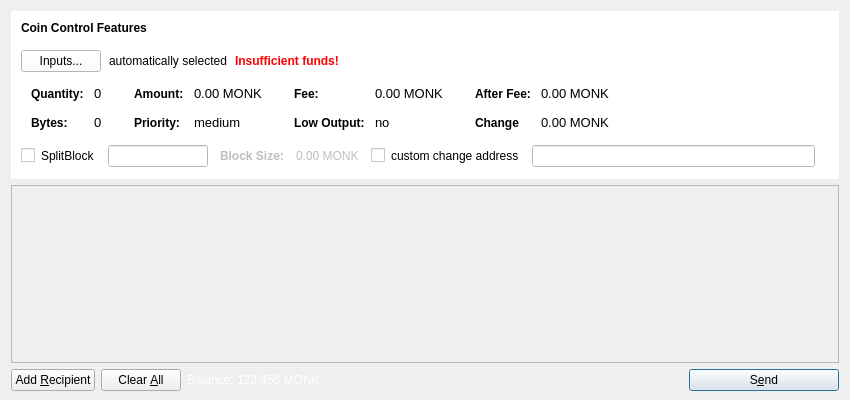
<?xml version="1.0" encoding="UTF-8"?>
<ui version="4.0">
 <class>SendCoinsDialog</class>
 <widget class="QDialog" name="SendCoinsDialog">
  <property name="geometry">
   <rect>
    <x>0</x>
    <y>0</y>
    <width>850</width>
    <height>400</height>
   </rect>
  </property>
  <property name="windowTitle">
   <string>Send Coins</string>
  </property>
  <property name="styleSheet">
   <string notr="true"/>
  </property>
  <layout class="QVBoxLayout" name="verticalLayout" stretch="0,1,0">
   <property name="bottomMargin">
    <number>9</number>
   </property>
   <item>
    <widget class="QFrame" name="frameCoinControl">
     <property name="sizePolicy">
      <sizepolicy hsizetype="Expanding" vsizetype="Expanding">
       <horstretch>0</horstretch>
       <verstretch>0</verstretch>
      </sizepolicy>
     </property>
     <property name="maximumSize">
      <size>
       <width>16777215</width>
       <height>16777215</height>
      </size>
     </property>
     <property name="styleSheet">
      <string notr="true">background:#fff;
border-color: #333;</string>
     </property>
     <property name="frameShape">
      <enum>QFrame::NoFrame</enum>
     </property>
     <property name="frameShadow">
      <enum>QFrame::Plain</enum>
     </property>
     <property name="lineWidth">
      <number>0</number>
     </property>
     <layout class="QVBoxLayout" name="verticalLayoutCoinControl2">
      <property name="spacing">
       <number>6</number>
      </property>
      <property name="leftMargin">
       <number>0</number>
      </property>
      <property name="topMargin">
       <number>0</number>
      </property>
      <property name="rightMargin">
       <number>0</number>
      </property>
      <property name="bottomMargin">
       <number>6</number>
      </property>
      <item>
       <layout class="QVBoxLayout" name="verticalLayoutCoinControl" stretch="0,0,0,0,1">
        <property name="spacing">
         <number>0</number>
        </property>
        <property name="leftMargin">
         <number>10</number>
        </property>
        <property name="topMargin">
         <number>10</number>
        </property>
        <property name="bottomMargin">
         <number>5</number>
        </property>
        <item>
         <layout class="QHBoxLayout" name="horizontalLayoutCoinControl1">
          <property name="bottomMargin">
           <number>15</number>
          </property>
          <item>
           <widget class="QLabel" name="labelCoinControlFeatures">
            <property name="sizePolicy">
             <sizepolicy hsizetype="Preferred" vsizetype="Maximum">
              <horstretch>0</horstretch>
              <verstretch>0</verstretch>
             </sizepolicy>
            </property>
            <property name="font">
             <font>
              <family>Ubuntu</family>
              <weight>75</weight>
              <bold>true</bold>
             </font>
            </property>
            <property name="styleSheet">
             <string notr="true">QLabel { color: #000000; border: none;}</string>
            </property>
            <property name="text">
             <string>Coin Control Features</string>
            </property>
           </widget>
          </item>
         </layout>
        </item>
        <item>
         <layout class="QHBoxLayout" name="horizontalLayoutCoinControl2" stretch="0,0,0,0">
          <property name="spacing">
           <number>8</number>
          </property>
          <property name="bottomMargin">
           <number>10</number>
          </property>
          <item>
           <widget class="QPushButton" name="pushButtonCoinControl">
            <property name="styleSheet">
             <string notr="true"/>
            </property>
            <property name="text">
             <string>Inputs...</string>
            </property>
           </widget>
          </item>
          <item>
           <widget class="QLabel" name="labelCoinControlAutomaticallySelected">
            <property name="font">
             <font>
              <family>Ubuntu</family>
             </font>
            </property>
            <property name="styleSheet">
             <string notr="true">QLabel { color: #000000; border: none;}</string>
            </property>
            <property name="text">
             <string>automatically selected</string>
            </property>
            <property name="margin">
             <number>5</number>
            </property>
           </widget>
          </item>
          <item>
           <widget class="QLabel" name="labelCoinControlInsuffFunds">
            <property name="font">
             <font>
              <weight>75</weight>
              <bold>true</bold>
             </font>
            </property>
            <property name="styleSheet">
             <string notr="true">color:red;font-weight:bold;</string>
            </property>
            <property name="text">
             <string>Insufficient funds!</string>
            </property>
            <property name="margin">
             <number>5</number>
            </property>
           </widget>
          </item>
          <item>
           <spacer name="horizontalSpacerCoinControl">
            <property name="orientation">
             <enum>Qt::Horizontal</enum>
            </property>
            <property name="sizeHint" stdset="0">
             <size>
              <width>40</width>
              <height>1</height>
             </size>
            </property>
           </spacer>
          </item>
         </layout>
        </item>
        <item>
         <widget class="QWidget" name="widgetCoinControl" native="true">
          <property name="sizePolicy">
           <sizepolicy hsizetype="Preferred" vsizetype="Preferred">
            <horstretch>0</horstretch>
            <verstretch>0</verstretch>
           </sizepolicy>
          </property>
          <property name="minimumSize">
           <size>
            <width>0</width>
            <height>0</height>
           </size>
          </property>
          <property name="styleSheet">
           <string notr="true"/>
          </property>
          <layout class="QHBoxLayout" name="horizontalLayoutCoinControl5">
           <property name="leftMargin">
            <number>0</number>
           </property>
           <property name="topMargin">
            <number>0</number>
           </property>
           <property name="rightMargin">
            <number>0</number>
           </property>
           <property name="bottomMargin">
            <number>0</number>
           </property>
           <item>
            <layout class="QHBoxLayout" name="horizontalLayoutCoinControl3" stretch="0,0,0,1">
             <property name="spacing">
              <number>20</number>
             </property>
             <property name="topMargin">
              <number>0</number>
             </property>
             <property name="bottomMargin">
              <number>10</number>
             </property>
             <item>
              <layout class="QFormLayout" name="formLayoutCoinControl1">
               <property name="horizontalSpacing">
                <number>10</number>
               </property>
               <property name="verticalSpacing">
                <number>14</number>
               </property>
               <property name="leftMargin">
                <number>10</number>
               </property>
               <property name="topMargin">
                <number>4</number>
               </property>
               <property name="rightMargin">
                <number>6</number>
               </property>
               <item row="0" column="0">
                <widget class="QLabel" name="labelCoinControlQuantityText">
                 <property name="font">
                  <font>
                   <family>Ubuntu</family>
                   <weight>75</weight>
                   <bold>true</bold>
                  </font>
                 </property>
                 <property name="styleSheet">
                  <string notr="true">QLabel { color: #000000; border: none;}</string>
                 </property>
                 <property name="text">
                  <string>Quantity:</string>
                 </property>
                 <property name="margin">
                  <number>0</number>
                 </property>
                </widget>
               </item>
               <item row="0" column="1">
                <widget class="QLabel" name="labelCoinControlQuantity">
                 <property name="font">
                  <font>
                   <family>Ubuntu</family>
                   <pointsize>10</pointsize>
                  </font>
                 </property>
                 <property name="cursor">
                  <cursorShape>IBeamCursor</cursorShape>
                 </property>
                 <property name="contextMenuPolicy">
                  <enum>Qt::ActionsContextMenu</enum>
                 </property>
                 <property name="styleSheet">
                  <string notr="true">QLabel { color: #000000; border: none;}</string>
                 </property>
                 <property name="text">
                  <string>0</string>
                 </property>
                 <property name="margin">
                  <number>0</number>
                 </property>
                 <property name="textInteractionFlags">
                  <set>Qt::LinksAccessibleByMouse|Qt::TextSelectableByKeyboard|Qt::TextSelectableByMouse</set>
                 </property>
                </widget>
               </item>
               <item row="1" column="0">
                <widget class="QLabel" name="labelCoinControlBytesText">
                 <property name="font">
                  <font>
                   <family>Ubuntu</family>
                   <weight>75</weight>
                   <bold>true</bold>
                  </font>
                 </property>
                 <property name="styleSheet">
                  <string notr="true">QLabel { color: #000000; border: none;}</string>
                 </property>
                 <property name="text">
                  <string>Bytes:</string>
                 </property>
                </widget>
               </item>
               <item row="1" column="1">
                <widget class="QLabel" name="labelCoinControlBytes">
                 <property name="font">
                  <font>
                   <family>Ubuntu</family>
                   <pointsize>10</pointsize>
                  </font>
                 </property>
                 <property name="cursor">
                  <cursorShape>IBeamCursor</cursorShape>
                 </property>
                 <property name="contextMenuPolicy">
                  <enum>Qt::ActionsContextMenu</enum>
                 </property>
                 <property name="styleSheet">
                  <string notr="true">QLabel { color: #000000; border: none;}</string>
                 </property>
                 <property name="text">
                  <string>0</string>
                 </property>
                 <property name="textInteractionFlags">
                  <set>Qt::LinksAccessibleByMouse|Qt::TextSelectableByKeyboard|Qt::TextSelectableByMouse</set>
                 </property>
                </widget>
               </item>
              </layout>
             </item>
             <item>
              <layout class="QFormLayout" name="formLayoutCoinControl2">
               <property name="horizontalSpacing">
                <number>10</number>
               </property>
               <property name="verticalSpacing">
                <number>14</number>
               </property>
               <property name="leftMargin">
                <number>6</number>
               </property>
               <property name="topMargin">
                <number>4</number>
               </property>
               <property name="rightMargin">
                <number>6</number>
               </property>
               <item row="0" column="0">
                <widget class="QLabel" name="labelCoinControlAmountText">
                 <property name="font">
                  <font>
                   <family>Ubuntu</family>
                   <weight>75</weight>
                   <bold>true</bold>
                  </font>
                 </property>
                 <property name="styleSheet">
                  <string notr="true">QLabel { color: #000000; border: none;}</string>
                 </property>
                 <property name="text">
                  <string>Amount:</string>
                 </property>
                 <property name="margin">
                  <number>0</number>
                 </property>
                </widget>
               </item>
               <item row="0" column="1">
                <widget class="QLabel" name="labelCoinControlAmount">
                 <property name="font">
                  <font>
                   <family>Ubuntu</family>
                   <pointsize>10</pointsize>
                  </font>
                 </property>
                 <property name="cursor">
                  <cursorShape>IBeamCursor</cursorShape>
                 </property>
                 <property name="contextMenuPolicy">
                  <enum>Qt::ActionsContextMenu</enum>
                 </property>
                 <property name="styleSheet">
                  <string notr="true">QLabel { color: #000000; border: none;}</string>
                 </property>
                 <property name="text">
                  <string>0.00 MONK</string>
                 </property>
                 <property name="textInteractionFlags">
                  <set>Qt::LinksAccessibleByMouse|Qt::TextSelectableByKeyboard|Qt::TextSelectableByMouse</set>
                 </property>
                </widget>
               </item>
               <item row="1" column="0">
                <widget class="QLabel" name="labelCoinControlPriorityText">
                 <property name="font">
                  <font>
                   <family>Ubuntu</family>
                   <weight>75</weight>
                   <bold>true</bold>
                  </font>
                 </property>
                 <property name="styleSheet">
                  <string notr="true">QLabel { color: #000000; border: none;}</string>
                 </property>
                 <property name="text">
                  <string>Priority:</string>
                 </property>
                </widget>
               </item>
               <item row="1" column="1">
                <widget class="QLabel" name="labelCoinControlPriority">
                 <property name="font">
                  <font>
                   <family>Ubuntu</family>
                   <pointsize>10</pointsize>
                  </font>
                 </property>
                 <property name="cursor">
                  <cursorShape>IBeamCursor</cursorShape>
                 </property>
                 <property name="contextMenuPolicy">
                  <enum>Qt::ActionsContextMenu</enum>
                 </property>
                 <property name="styleSheet">
                  <string notr="true">QLabel { color: #000000; border: none;}</string>
                 </property>
                 <property name="text">
                  <string>medium</string>
                 </property>
                 <property name="textInteractionFlags">
                  <set>Qt::LinksAccessibleByMouse|Qt::TextSelectableByKeyboard|Qt::TextSelectableByMouse</set>
                 </property>
                </widget>
               </item>
              </layout>
             </item>
             <item>
              <layout class="QFormLayout" name="formLayoutCoinControl3">
               <property name="horizontalSpacing">
                <number>10</number>
               </property>
               <property name="verticalSpacing">
                <number>14</number>
               </property>
               <property name="leftMargin">
                <number>6</number>
               </property>
               <property name="topMargin">
                <number>4</number>
               </property>
               <property name="rightMargin">
                <number>6</number>
               </property>
               <item row="0" column="0">
                <widget class="QLabel" name="labelCoinControlFeeText">
                 <property name="font">
                  <font>
                   <family>Ubuntu</family>
                   <weight>75</weight>
                   <bold>true</bold>
                  </font>
                 </property>
                 <property name="styleSheet">
                  <string notr="true">QLabel { color: #000000; border: none;}</string>
                 </property>
                 <property name="text">
                  <string>Fee:</string>
                 </property>
                 <property name="margin">
                  <number>0</number>
                 </property>
                </widget>
               </item>
               <item row="0" column="1">
                <widget class="QLabel" name="labelCoinControlFee">
                 <property name="font">
                  <font>
                   <family>Ubuntu</family>
                   <pointsize>10</pointsize>
                  </font>
                 </property>
                 <property name="cursor">
                  <cursorShape>IBeamCursor</cursorShape>
                 </property>
                 <property name="contextMenuPolicy">
                  <enum>Qt::ActionsContextMenu</enum>
                 </property>
                 <property name="styleSheet">
                  <string notr="true">QLabel { color: #000000; border: none;}</string>
                 </property>
                 <property name="text">
                  <string>0.00 MONK</string>
                 </property>
                 <property name="textInteractionFlags">
                  <set>Qt::LinksAccessibleByMouse|Qt::TextSelectableByKeyboard|Qt::TextSelectableByMouse</set>
                 </property>
                </widget>
               </item>
               <item row="1" column="0">
                <widget class="QLabel" name="labelCoinControlLowOutputText">
                 <property name="font">
                  <font>
                   <family>Ubuntu</family>
                   <weight>75</weight>
                   <bold>true</bold>
                  </font>
                 </property>
                 <property name="styleSheet">
                  <string notr="true">QLabel { color: #000000; border: none;}</string>
                 </property>
                 <property name="text">
                  <string>Low Output:</string>
                 </property>
                </widget>
               </item>
               <item row="1" column="1">
                <widget class="QLabel" name="labelCoinControlLowOutput">
                 <property name="font">
                  <font>
                   <family>Ubuntu</family>
                   <pointsize>10</pointsize>
                  </font>
                 </property>
                 <property name="cursor">
                  <cursorShape>IBeamCursor</cursorShape>
                 </property>
                 <property name="contextMenuPolicy">
                  <enum>Qt::ActionsContextMenu</enum>
                 </property>
                 <property name="styleSheet">
                  <string notr="true">QLabel { color: #000000; border: none;}</string>
                 </property>
                 <property name="text">
                  <string>no</string>
                 </property>
                 <property name="textInteractionFlags">
                  <set>Qt::LinksAccessibleByMouse|Qt::TextSelectableByKeyboard|Qt::TextSelectableByMouse</set>
                 </property>
                </widget>
               </item>
              </layout>
             </item>
             <item>
              <layout class="QFormLayout" name="formLayoutCoinControl4">
               <property name="horizontalSpacing">
                <number>10</number>
               </property>
               <property name="verticalSpacing">
                <number>14</number>
               </property>
               <property name="leftMargin">
                <number>6</number>
               </property>
               <property name="topMargin">
                <number>4</number>
               </property>
               <property name="rightMargin">
                <number>6</number>
               </property>
               <item row="0" column="0">
                <widget class="QLabel" name="labelCoinControlAfterFeeText">
                 <property name="font">
                  <font>
                   <family>Ubuntu</family>
                   <weight>75</weight>
                   <bold>true</bold>
                  </font>
                 </property>
                 <property name="styleSheet">
                  <string notr="true">QLabel { color: #000000; border: none;}</string>
                 </property>
                 <property name="text">
                  <string>After Fee:</string>
                 </property>
                 <property name="margin">
                  <number>0</number>
                 </property>
                </widget>
               </item>
               <item row="0" column="1">
                <widget class="QLabel" name="labelCoinControlAfterFee">
                 <property name="font">
                  <font>
                   <family>Ubuntu</family>
                   <pointsize>10</pointsize>
                  </font>
                 </property>
                 <property name="cursor">
                  <cursorShape>IBeamCursor</cursorShape>
                 </property>
                 <property name="contextMenuPolicy">
                  <enum>Qt::ActionsContextMenu</enum>
                 </property>
                 <property name="styleSheet">
                  <string notr="true">QLabel { color: #000000; border: none;}</string>
                 </property>
                 <property name="text">
                  <string>0.00 MONK</string>
                 </property>
                 <property name="textInteractionFlags">
                  <set>Qt::LinksAccessibleByMouse|Qt::TextSelectableByKeyboard|Qt::TextSelectableByMouse</set>
                 </property>
                </widget>
               </item>
               <item row="1" column="0">
                <widget class="QLabel" name="labelCoinControlChangeText">
                 <property name="font">
                  <font>
                   <family>Ubuntu</family>
                   <weight>75</weight>
                   <bold>true</bold>
                  </font>
                 </property>
                 <property name="styleSheet">
                  <string notr="true">QLabel { color: #000000; border: none;}</string>
                 </property>
                 <property name="text">
                  <string>Change</string>
                 </property>
                </widget>
               </item>
               <item row="1" column="1">
                <widget class="QLabel" name="labelCoinControlChange">
                 <property name="font">
                  <font>
                   <family>Ubuntu</family>
                   <pointsize>10</pointsize>
                  </font>
                 </property>
                 <property name="cursor">
                  <cursorShape>IBeamCursor</cursorShape>
                 </property>
                 <property name="contextMenuPolicy">
                  <enum>Qt::ActionsContextMenu</enum>
                 </property>
                 <property name="styleSheet">
                  <string notr="true">QLabel { color: #000000; border: none;}</string>
                 </property>
                 <property name="text">
                  <string>0.00 MONK</string>
                 </property>
                 <property name="textInteractionFlags">
                  <set>Qt::LinksAccessibleByMouse|Qt::TextSelectableByKeyboard|Qt::TextSelectableByMouse</set>
                 </property>
                </widget>
               </item>
              </layout>
             </item>
            </layout>
           </item>
          </layout>
         </widget>
        </item>
        <item>
         <layout class="QHBoxLayout" name="horizontalLayoutCoinControl4" stretch="0,0,0,0,0,0,0">
          <property name="spacing">
           <number>12</number>
          </property>
          <property name="sizeConstraint">
           <enum>QLayout::SetDefaultConstraint</enum>
          </property>
          <property name="topMargin">
           <number>5</number>
          </property>
          <property name="rightMargin">
           <number>5</number>
          </property>
          <item>
           <widget class="QCheckBox" name="splitBlockCheckBox">
            <property name="text">
             <string>SplitBlock</string>
            </property>
           </widget>
          </item>
          <item>
           <widget class="QLineEdit" name="splitBlockLineEdit">
            <property name="enabled">
             <bool>false</bool>
            </property>
            <property name="sizePolicy">
             <sizepolicy hsizetype="Fixed" vsizetype="Fixed">
              <horstretch>0</horstretch>
              <verstretch>0</verstretch>
             </sizepolicy>
            </property>
            <property name="maximumSize">
             <size>
              <width>100</width>
              <height>16777215</height>
             </size>
            </property>
           </widget>
          </item>
          <item>
           <widget class="QLabel" name="labelBlockSizeText">
            <property name="enabled">
             <bool>false</bool>
            </property>
            <property name="font">
             <font>
              <weight>75</weight>
              <bold>true</bold>
             </font>
            </property>
            <property name="text">
             <string>Block Size:</string>
            </property>
           </widget>
          </item>
          <item>
           <widget class="QLabel" name="labelBlockSize">
            <property name="enabled">
             <bool>false</bool>
            </property>
            <property name="text">
             <string>0.00 MONK</string>
            </property>
           </widget>
          </item>
          <item>
           <widget class="QCheckBox" name="checkBoxCoinControlChange">
            <property name="font">
             <font>
              <family>Ubuntu</family>
             </font>
            </property>
            <property name="styleSheet">
             <string notr="true">QLabel { color: #000000; border: none;}</string>
            </property>
            <property name="text">
             <string>custom change address</string>
            </property>
           </widget>
          </item>
          <item>
           <widget class="QLineEdit" name="lineEditCoinControlChange">
            <property name="enabled">
             <bool>false</bool>
            </property>
            <property name="sizePolicy">
             <sizepolicy hsizetype="Expanding" vsizetype="Fixed">
              <horstretch>0</horstretch>
              <verstretch>0</verstretch>
             </sizepolicy>
            </property>
           </widget>
          </item>
          <item>
           <widget class="QLabel" name="labelCoinControlChangeLabel">
            <property name="sizePolicy">
             <sizepolicy hsizetype="Preferred" vsizetype="Expanding">
              <horstretch>0</horstretch>
              <verstretch>0</verstretch>
             </sizepolicy>
            </property>
            <property name="minimumSize">
             <size>
              <width>0</width>
              <height>0</height>
             </size>
            </property>
            <property name="text">
             <string/>
            </property>
            <property name="margin">
             <number>3</number>
            </property>
           </widget>
          </item>
         </layout>
        </item>
        <item>
         <spacer name="verticalSpacerCoinControl">
          <property name="orientation">
           <enum>Qt::Vertical</enum>
          </property>
          <property name="sizeHint" stdset="0">
           <size>
            <width>800</width>
            <height>1</height>
           </size>
          </property>
         </spacer>
        </item>
       </layout>
      </item>
     </layout>
    </widget>
   </item>
   <item>
    <widget class="QScrollArea" name="scrollArea">
     <property name="frameShape">
      <enum>QFrame::StyledPanel</enum>
     </property>
     <property name="frameShadow">
      <enum>QFrame::Plain</enum>
     </property>
     <property name="lineWidth">
      <number>0</number>
     </property>
     <property name="widgetResizable">
      <bool>true</bool>
     </property>
     <widget class="QWidget" name="scrollAreaWidgetContents">
      <property name="geometry">
       <rect>
        <x>0</x>
        <y>0</y>
        <width>830</width>
        <height>149</height>
       </rect>
      </property>
      <layout class="QVBoxLayout" name="verticalLayout_2">
       <property name="leftMargin">
        <number>0</number>
       </property>
       <property name="topMargin">
        <number>0</number>
       </property>
       <property name="rightMargin">
        <number>0</number>
       </property>
       <property name="bottomMargin">
        <number>0</number>
       </property>
       <item>
        <layout class="QVBoxLayout" name="entries">
         <property name="spacing">
          <number>6</number>
         </property>
        </layout>
       </item>
       <item>
        <spacer name="verticalSpacer">
         <property name="orientation">
          <enum>Qt::Vertical</enum>
         </property>
         <property name="sizeHint" stdset="0">
          <size>
           <width>20</width>
           <height>40</height>
          </size>
         </property>
        </spacer>
       </item>
      </layout>
     </widget>
    </widget>
   </item>
   <item>
    <layout class="QHBoxLayout" name="horizontalLayout">
     <item>
      <widget class="QPushButton" name="addButton">
       <property name="toolTip">
        <string>Send to multiple recipients at once</string>
       </property>
       <property name="text">
        <string>Add &amp;Recipient</string>
       </property>
       <property name="icon">
        <iconset resource="../bitcoin.qrc">
         <normaloff>:/icons/add</normaloff>:/icons/add</iconset>
       </property>
       <property name="autoDefault">
        <bool>false</bool>
       </property>
      </widget>
     </item>
     <item>
      <widget class="QPushButton" name="clearButton">
       <property name="sizePolicy">
        <sizepolicy hsizetype="Minimum" vsizetype="Fixed">
         <horstretch>0</horstretch>
         <verstretch>0</verstretch>
        </sizepolicy>
       </property>
       <property name="toolTip">
        <string>Remove all transaction fields</string>
       </property>
       <property name="text">
        <string>Clear &amp;All</string>
       </property>
       <property name="icon">
        <iconset resource="../bitcoin.qrc">
         <normaloff>:/icons/remove</normaloff>:/icons/remove</iconset>
       </property>
       <property name="autoRepeatDelay">
        <number>300</number>
       </property>
       <property name="autoDefault">
        <bool>false</bool>
       </property>
      </widget>
     </item>
     <item>
      <layout class="QHBoxLayout" name="horizontalLayout_2">
       <property name="spacing">
        <number>3</number>
       </property>
       <item>
        <widget class="QLabel" name="label">
         <property name="sizePolicy">
          <sizepolicy hsizetype="Preferred" vsizetype="Fixed">
           <horstretch>0</horstretch>
           <verstretch>0</verstretch>
          </sizepolicy>
         </property>
         <property name="font">
          <font>
           <family>Ubuntu</family>
          </font>
         </property>
         <property name="styleSheet">
          <string notr="true">QLabel { color: #fff; border: none;}</string>
         </property>
         <property name="text">
          <string>Balance:</string>
         </property>
        </widget>
       </item>
       <item>
        <widget class="QLabel" name="labelBalance">
         <property name="sizePolicy">
          <sizepolicy hsizetype="Preferred" vsizetype="Fixed">
           <horstretch>0</horstretch>
           <verstretch>0</verstretch>
          </sizepolicy>
         </property>
         <property name="font">
          <font>
           <family>Ubuntu</family>
          </font>
         </property>
         <property name="cursor">
          <cursorShape>IBeamCursor</cursorShape>
         </property>
         <property name="styleSheet">
          <string notr="true">QLabel { color: #ffffff; border: none;}</string>
         </property>
         <property name="text">
          <string>123.456 MONK</string>
         </property>
         <property name="textInteractionFlags">
          <set>Qt::LinksAccessibleByMouse|Qt::TextSelectableByKeyboard|Qt::TextSelectableByMouse</set>
         </property>
        </widget>
       </item>
      </layout>
     </item>
     <item>
      <spacer name="horizontalSpacer">
       <property name="orientation">
        <enum>Qt::Horizontal</enum>
       </property>
       <property name="sizeHint" stdset="0">
        <size>
         <width>40</width>
         <height>20</height>
        </size>
       </property>
      </spacer>
     </item>
     <item>
      <widget class="QPushButton" name="sendButton">
       <property name="minimumSize">
        <size>
         <width>150</width>
         <height>0</height>
        </size>
       </property>
       <property name="toolTip">
        <string>Confirm the send action</string>
       </property>
       <property name="text">
        <string>S&amp;end</string>
       </property>
       <property name="icon">
        <iconset resource="../bitcoin.qrc">
         <normaloff>:/icons/send</normaloff>:/icons/send</iconset>
       </property>
       <property name="default">
        <bool>true</bool>
       </property>
      </widget>
     </item>
    </layout>
   </item>
  </layout>
 </widget>
 <resources>
  <include location="../bitcoin.qrc"/>
 </resources>
 <connections/>
</ui>
